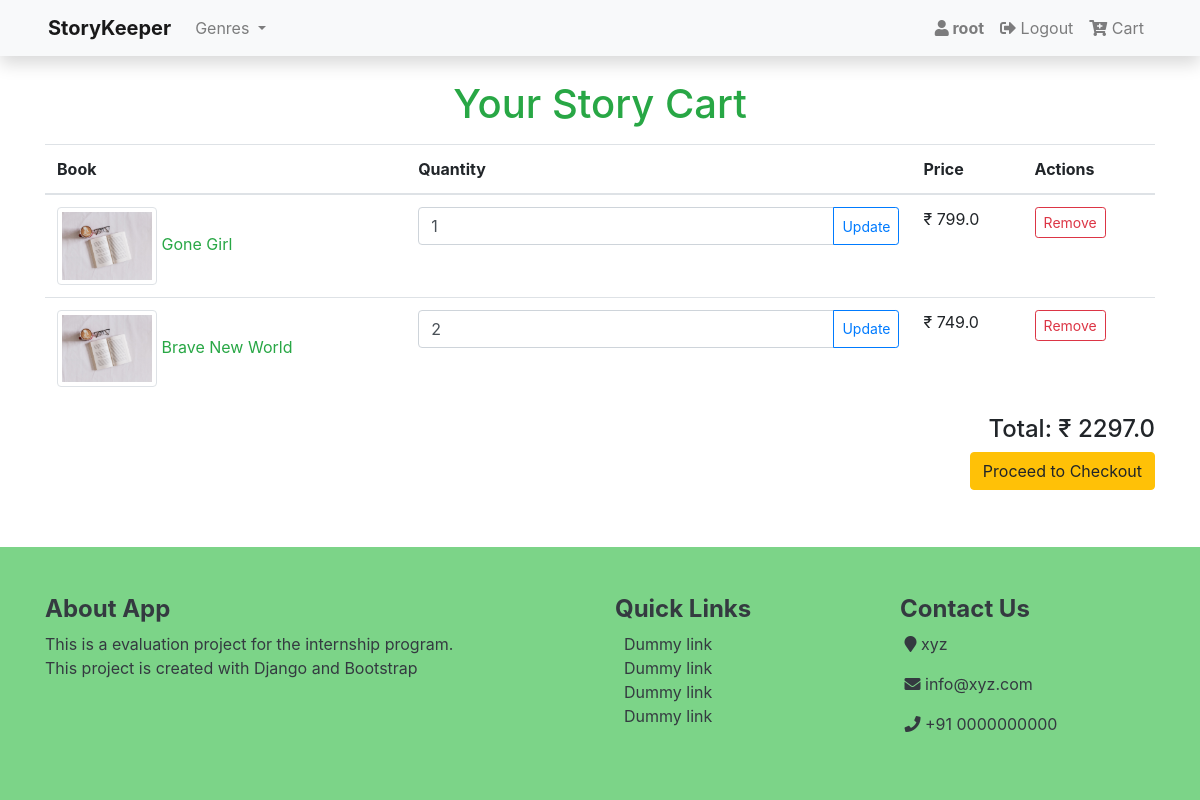
The app's page /cart/ (signed in) with its own data.
### books/models.py (models this page shows, shortened)
class Cart(models.Model):
    user = models.ForeignKey(User, on_delete=models.CASCADE, null=True, blank=True)
    books = models.ForeignKey(Book, on_delete=models.SET_NULL, blank=True, null=True)
    quantity = models.IntegerField(default=0, null=True, blank=True)
    date_added = models.DateTimeField(auto_now_add=True)

class Book(models.Model):
    title  		 = models.CharField(max_length=200)
    author 		 = models.CharField(max_length=100)
    genre   	 = models.CharField(max_length=100)
    price     	 = models.FloatField(default=0)
    quantity   	 = models.IntegerField(default=0)
    description  = models.TextField(default='No Description', null=True, blank=False)
    average_rating  = models.FloatField(default=0)
    created_on 	 = models.DateTimeField(auto_now_add=True)
    updated_on 	 = models.DateTimeField(auto_now=True)
    digital         = models.BooleanField(default=False, null=True, blank=False)
    status          = models.IntegerField(choices=status,default = 1)
    class Meta:
        ordering    = ['-quantity']

### books/views.py (the view)
# urls.py: path('cart/', views.cart_view, name='cart'),
@login_required
def cart_view(request):
    cart_items = Cart.objects.filter(user=request.user).order_by('-date_added')
    genre = Book.objects.values('genre').distinct().order_by('genre')
    if not cart_items:
        messages.error(request, 'Add at least one Story to your cart!')
        return redirect('home')
    total_amount = 0
    for cart_item in cart_items:
        total_amount += cart_item.books.price * cart_item.quantity
    return render(request, 'shopping/cart.html', {'cart_items': cart_items, 'cart_total': total_amount, 'genre':genre})

### books/templates/shopping/cart.html (shortened to what this page needs)
{% extends 'base.html' %}
{% load static %}
{% block content %}
<div class="container mt-4">
    <h1 class="text-success text-center mb-3">Your Story Cart</h1>
    {% if cart_items %}
    <div class="table-responsive-sm">
    <table class="table">
        <thead>
            <tr>
                <th scope="col">Book</th>
                <th scope="col">Quantity</th>
                <th scope="col">Price</th>
                <th scope="col">Actions</th>
            </tr>
        </thead>
        <tbody>
            {% for item in cart_items %}
            <tr>
                <td>
                    <img src="{% static 'images/thumbnail.jpg' %}" alt="{{ item.books.title }}" class="img-thumbnail" width="100">
                    <a href="#"><span class="text-success">{{ item.books.title }}</span></a>
                </td>
                <td>
                    <form method="post" action="{% url 'update_cart' item.id %}">
                        <div class="input-group">
                            <input type="number" name="quantity" value="{{ item.quantity }}" min="1" class="form-control">
                            <div class="input-group-append">
                                <button type="submit" class="btn btn-outline-primary btn-sm">Update</button>
                            </div>
                        </div>
                    </form>
                </td>
                <td>&#8377; {{ item.books.price }}</td>
                <td>
                    <a href="{% url 'remove_from_cart' item.id %}" class="btn btn-outline-danger btn-sm">Remove</a>
                </td>
            </tr>
            {% endfor %}
        </tbody>
    </table>
</div>
    <div class="text-right mt-3">
        <h4>Total: &#8377; {{ cart_total }}</h4>
        <form method="post" action="checkout">
            <button type="submit" class="btn btn-warning">Proceed to Checkout</button>
        </form>
    </div>
    {% else %}
    <div class="container shadow">
        <h2 class="text-center text-danger text-bold">Your Story Cart</h2>
            <strong>Your Story cart is currently empty.</strong>
        <a href="{% url 'home' %}">Explore more stories</a>
    </div>
    {% endif %}
</div>
{% endblock %}

### books/templates/base.html (shortened to what this page needs)
<!DOCTYPE html>
<html lang="en">
<head>
    <link href="https://cdnjs.cloudflare.com/ajax/libs/font-awesome/5.15.4/css/all.min.css" rel="stylesheet">
    <link rel="stylesheet" href="https://cdn.jsdelivr.net/npm/bootstrap@4.6.2/dist/css/bootstrap.min.css">
    {% load static %}
</head>
<body>
<div class="d-flex flex-column min-vh-100">
    <nav class="navbar sticky-top navbar-expand-lg navbar-light bg-light shadow px-5">
        <a class="navbar-brand" href="{% url 'home' %}"><b>StoryKeeper</b></a>
        <div class="collapse navbar-collapse" id="navbarSupportedContent">
            <ul class="navbar-nav mr-auto">
                {% if genre %}
                <li class="nav-item dropdown">
                    <a class="nav-link dropdown-toggle" href="#" role="button" data-toggle="dropdown" aria-expanded="false">
                        Genres
                    </a>
                </li>
                {% endif %}
            </ul>
        </div>
        <div class="collapse navbar-collapse" id="navbarSupportedContent">
            <ul class="navbar-nav ml-auto">
                {% if user.is_authenticated %}
                <li class="nav-item">
                    <a class="nav-link">
                        <strong>
                            <i class="fas fa-user"></i>
                            {{ user.username }}
                        </strong>
                    </a>
                </li>
                <li class="nav-item">
                <a class="nav-link" href="{% url 'logout' %}">
                    <i class="fas fa-sign-out-alt"></i> Logout</a>
                </li>
                <li class="nav-item">
                <a class="nav-link" href="{% url 'cart' %}">
                    <i class="fa fa-cart-plus"></i> Cart</a>
                </li>
                {% endif %}
            </ul>
        </div>
    </nav>
    <div class="container-fluid flex-grow-1">
        {% block content %} {% endblock %}
    </div>
    <footer id="pageFooter" class="footer text-dark py-5 mt-5" style="background-color:rgb(124, 212, 136);">
        <div class="container">
            <div class="row">
                <div class="col-md-6">
                    <h4><b>About App</b></h4>
                    <p>This is a evaluation project for the internship program.<br>
                    This project is created with Django and Bootstrap</p>
                </div>
                <div class="col-md-3">
                    <h4><b>Quick Links</b></h4>
                    <ul class="list-unstyled">
                        <li><a href="#" class="text-dark">&nbsp;&nbsp;Dummy link</a></li>
                        <li><a href="#" class="text-dark">&nbsp;&nbsp;Dummy link</a></li>
                        <li><a href="#" class="text-dark">&nbsp;&nbsp;Dummy link</a></li>
                        <li><a href="#" class="text-dark">&nbsp;&nbsp;Dummy link</a></li>
                    </ul>
                </div>
                <div class="col-md-3">
                    <h4><b>Contact Us</b></h4>
                    <address>
                        <p>&nbsp;<i class="fa fa-map-marker"></i> xyz</p>
                        <p>&nbsp;<i class="fa fa-envelope"></i> info@xyz.com</p>
                        <p>&nbsp;<i class="fa fa-phone"></i> +91 0000000000</p>
                    </address>
                </div>
            </div>
        </div>
    </footer>
</div>
</body>
</html>

### records on screen
Cart: books "Gone Girl", quantity "1", books.price "799.0"
Cart: books "Brave New World", quantity "2", books.price "749.0"

### other values on screen
{{ user.username }} "root"
{{ cart_total }} "2297.0"
